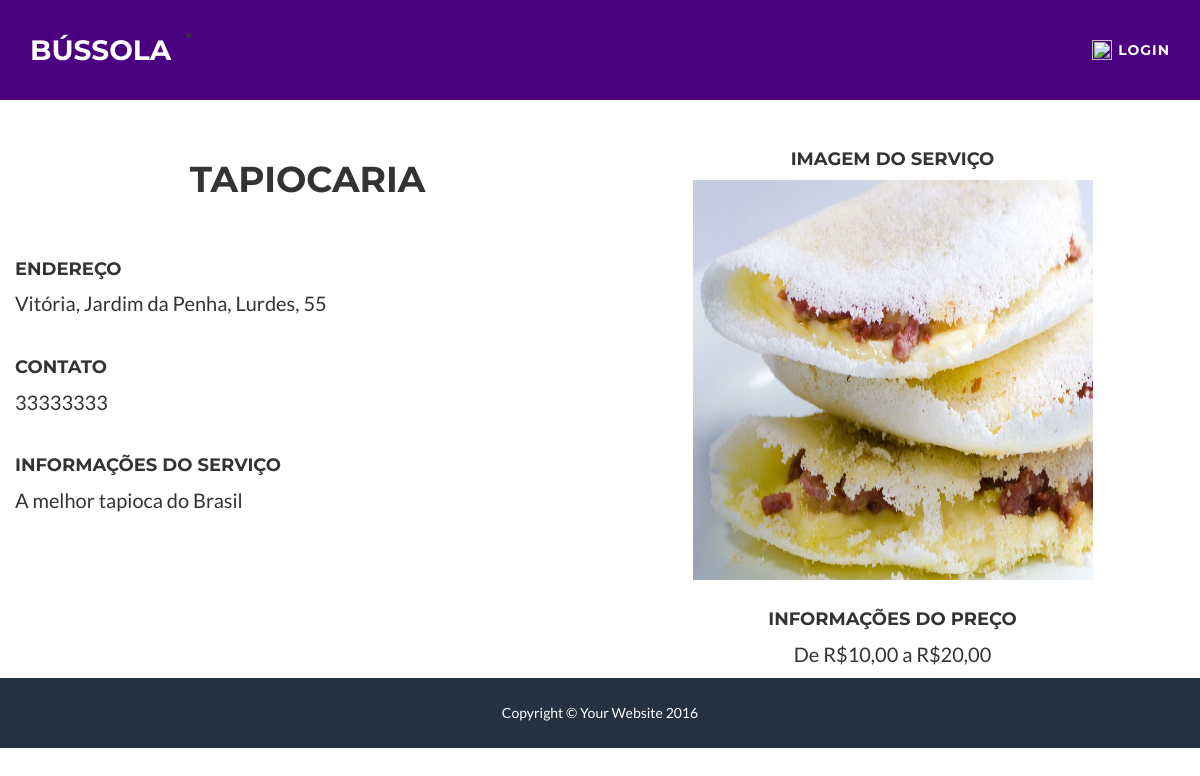
Page /servico/2/ on the committed database.
### bussola/models.py (models this page shows, shortened)
class Servico(models.Model):
	nomeServico = models.CharField(max_length=200)
	informacoesServico = models.CharField(max_length=200)
	informacoesPreco = models.CharField(max_length=200)
	categoria = models.ForeignKey(Categoria, null=True, blank=False, verbose_name='Categoria')
	usuario = models.ForeignKey(Usuario, null=True, blank=False, verbose_name='Usuario')

class Endereco(models.Model):
	numero = models.IntegerField()
	cidade = models.ForeignKey(Cidade, null=True, blank=False, verbose_name='Cidade')
	servico = models.ForeignKey(Servico, null=True, blank=False, verbose_name='Servico')

class Cidade(models.Model):
	cidade  = models.CharField(max_length=200)
	def __str__(self):
		return self.cidade

class Bairro(models.Model):
	bairro = models.CharField(max_length=200)
	endereco = models.ForeignKey(Endereco, null=True, blank=False, verbose_name='Endereco')

class Rua(models.Model):
	rua = models.CharField(max_length=200)
	bairro = models.ForeignKey(Bairro, null=True, blank=False, verbose_name='Bairro')

class Contato(models.Model):
	descricaoContato = models.CharField(max_length=200)
	tipo = models.ForeignKey(TipoContato, null=True, blank=False, verbose_name='TipoContato')
	servico = models.ForeignKey(Servico, null=True, blank=False, verbose_name='Servico')

class Imagens(models.Model):
	descricaoImagem = models.ImageField(upload_to='fotos', null=True)
	servico = models.ForeignKey(Servico, null=True, blank=False, verbose_name='Servico')

### bussola/views.py (the view)
# urls.py: url(r'^servico/(?P<pk>[\d]+)/$', views.servico, name="servico"),
def servico(request, pk):
    servico = Servico.objects.get(pk=pk)
    endereco = Endereco.objects.get(servico=servico)
    bairro = Bairro.objects.get(endereco=endereco)
    rua = Rua.objects.get(bairro=bairro)
    contato = Contato.objects.get(servico = servico)
    imagem = Imagens.objects.get(servico=servico)
    return render(request, 'servico.html', {'servico': servico, 'endereco':endereco, 'contato':contato, 'imagem':imagem, 'bairro':bairro, 'rua':rua})

### bussola/templates/servico.html (shortened to what this page needs)
<!DOCTYPE html>
{%load staticfiles%}
<html lang="en">
<head>
    <link href="{% static 'vendor/bootstrap/css/bootstrap.min.css' %}" rel="stylesheet">
    <link rel="stylesheet" href=" {% static 'css/freelancer.min.css' %}">
    <link href="{% static 'vendor/font-awesome/css/font-awesome.min.css' %}" rel="stylesheet" type="text/css">
</head>
<body id="page-top" class="index">
    <nav id="mainNav" class="navbar navbar-default navbar-fixed-top navbar-custom">
        <div class="container">
            <div class="navbar-header page-scroll">
                {% if user.is_authenticated %}
                    <li class="page-scroll">
                        <a class="navbar-brand" href="{% url 'bussola:pagina_usuario' %}">Bússola</a>
                    </li>
                {% else %}
                    <li class="page-scroll">
                        <a class="navbar-brand" href="{% url 'bussola:index' %}">Bússola</a>
                    </li>
                {% endif %}
            </div>
            <div class="collapse navbar-collapse" id="bs-example-navbar-collapse-1">
                <ul class="nav navbar-nav navbar-right">
                    {% if user.is_authenticated %}
    					<li class="page-scroll">
                            <a href="#"><img src="{% static 'img/login.png' %}" class="img-responsive" style="width:20px;height:20px;float:left;margin-right:6px;">{{ request.user }}</a>
                        </li>
                    {% else %}
                        <li class="page-scroll">
                            <a href="{% url 'bussola:login' %}"><img src="{% static 'img/login.png' %}" class="img-responsive" style="width:20px;height:20px;float:left;margin-right:6px;">Login</a>
                        </li>
                    {% endif %}
                </ul>
            </div>
        </div>
    </nav>
    <br><br><br><br><br><br><br>
    <div class= "container-fluid">
        <div class="col-lg-6">
            <div class="row" style="text-align:center;">
                <form>
                    <h1>{{servico.nomeServico}}</h1>
                </form>
            </div>
            <br><br>
            <div class="row">
                <h4>Endereço</h4>
                <p>{{endereco.cidade}}, {{bairro.bairro}}, {{rua.rua}}, {{endereco.numero}}</p>
                <br>
                <h4>Contato</h4>
                <p>{{contato.descricaoContato}}</p>
                <br>
                <h4>Informações do Serviço</h4>
                <p>{{servico.informacoesServico}}</p>
            </div>
            </div>
            <div class="col-lg-6">
                <div class="text-center">
                    <h4>Imagem do serviço</h4>
                </div>
                <div class="row">
                    <center><img src={{imagem.descricaoImagem.url}} height="400" width="400"></center>
                </div>
                <br>
                <div class="row" style="text-align:center;">
                    <h4>Informações do Preço</h4>
                    <p>{{servico.informacoesPreco}}</p>
                </div>
            </div>
        </div>
    <footer class="text-center">
        <div class="footer-below">
            <div class="container">
                <div class="row">
                    <div class="col-lg-12">
                        Copyright &copy; Your Website 2016
                    </div>
                </div>
            </div>
        </div>
    </footer>
</body>
</html>

### rows in the picture
Servico: nomeServico "TAPIOCARIA", informacoesServico "A melhor tapioca do Brasil", informacoesPreco "De R$10,00 a R$20,00"
Endereco: cidade "Vitória", numero "55"
Bairro: bairro "Jardim da Penha"
Rua: rua "Lurdes"
Contato: descricaoContato "33333333"
Imagens: descricaoImagem (picture)
